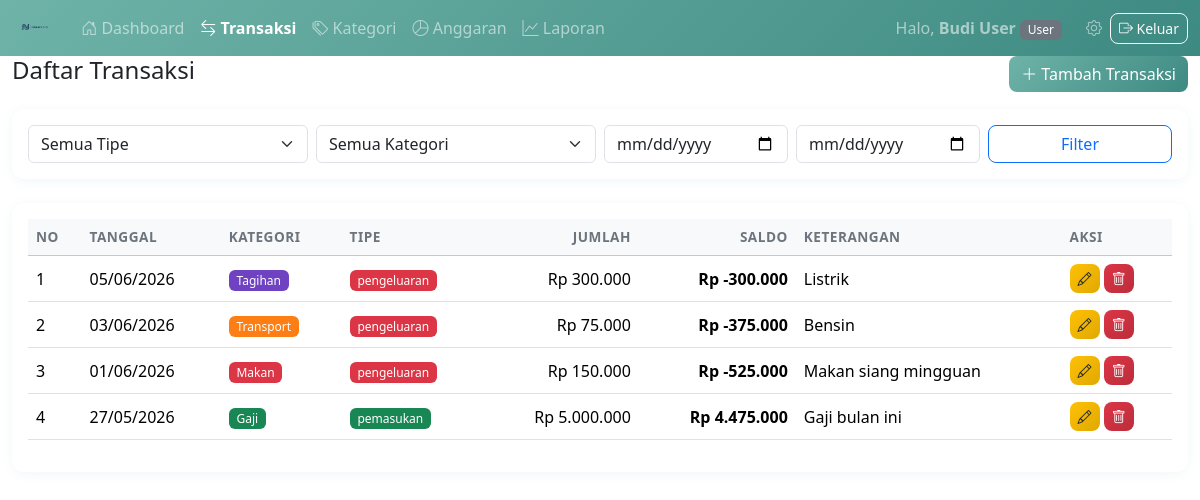
The app's page /pages/transaksi/index.php (signed in) with its own data.
### tables this page shows
CREATE TABLE transaksi (
    id              INT AUTO_INCREMENT PRIMARY KEY,
    user_id         INT NOT NULL,
    kategori_id     INT NOT NULL,
    tipe            ENUM('pemasukan', 'pengeluaran') NOT NULL,
    jumlah          DECIMAL(15,2) NOT NULL,
    mata_uang       VARCHAR(10) NOT NULL DEFAULT 'IDR',
    tanggal         DATE NOT NULL,
    keterangan      TEXT NULL,
    bukti           VARCHAR(255) NULL,
    created_at      DATETIME DEFAULT CURRENT_TIMESTAMP,
    updated_at      DATETIME DEFAULT CURRENT_TIMESTAMP ON UPDATE CURRENT_TIMESTAMP,
    FOREIGN KEY (user_id) REFERENCES users(id) ON DELETE CASCADE,
    FOREIGN KEY (kategori_id) REFERENCES kategori(id) ON DELETE RESTRICT
);

CREATE TABLE kategori (
    id              INT AUTO_INCREMENT PRIMARY KEY,
    user_id         INT NOT NULL,
    nama_kategori   VARCHAR(100) NOT NULL,
    tipe            ENUM('pemasukan', 'pengeluaran') NOT NULL,
    warna           VARCHAR(7) DEFAULT '#6c757d',
    created_at      DATETIME DEFAULT CURRENT_TIMESTAMP,
    FOREIGN KEY (user_id) REFERENCES users(id) ON DELETE CASCADE
);

### pages/transaksi/index.php (the view, shortened to what this page needs)
<?php
require_once '../../includes/header.php';
require_once '../../includes/navbar.php';
$user_id = $_SESSION['user_id'];
$tgl_mulai     = $_GET['tgl_mulai'] ?? '';
$tgl_selesai   = $_GET['tgl_selesai'] ?? '';
$where = "WHERE t.user_id = ?";
$params = [$user_id];
$stmt = $pdo->prepare("
    SELECT t.*, k.nama_kategori, k.warna
    FROM transaksi t
    JOIN kategori k ON t.kategori_id = k.id
    $where
    ORDER BY t.tanggal DESC, t.id DESC
");
$stmt->execute($params);
$transaksis = $stmt->fetchAll();
?>
<div class="container-fluid">
    <div class="d-flex justify-content-between align-items-center mb-3">
        <h4>Daftar Transaksi</h4>
        <a href="add.php" class="btn btn-primary"><i class="bi bi-plus-lg"></i> Tambah Transaksi</a>
    </div>
    <div class="card mb-4">
        <div class="card-body">
            <form method="GET" class="row g-2">
                <div class="col-md-3">
                    <select name="tipe" class="form-select">
                        <option value="">Semua Tipe</option>
                    </select>
                </div>
                <div class="col-md-3">
                    <select name="kategori_id" class="form-select">
                        <option value="">Semua Kategori</option>
                    </select>
                </div>
                <div class="col-md-2">
                    <input type="date" name="tgl_mulai" class="form-control" value="<?= $tgl_mulai ?>" placeholder="Dari">
                </div>
                <div class="col-md-2">
                    <input type="date" name="tgl_selesai" class="form-control" value="<?= $tgl_selesai ?>" placeholder="Sampai">
                </div>
                <div class="col-md-2">
                    <button type="submit" class="btn btn-outline-primary w-100">Filter</button>
                </div>
            </form>
        </div>
    </div>
    <div class="card">
        <div class="card-body table-responsive">
            <table class="table table-hover align-middle">
                <thead class="table-light">
                    <tr>
                        <th>No</th>
                        <th>Tanggal</th>
                        <th>Kategori</th>
                        <th>Tipe</th>
                        <th class="text-end">Jumlah</th>
                        <th class="text-end">Saldo</th>
                        <th>Keterangan</th>
                        <th>Aksi</th>
                    </tr>
                </thead>
                <tbody>
                    <?php if (empty($transaksis)): ?>
                    <tr>
                        <td colspan="8" class="text-center text-muted py-4">Belum ada transaksi.</td>
                    </tr>
                    <?php else: ?>
                    <?php
                    $saldo = 0;
                    $no = 1;
                    foreach ($transaksis as $t):
                        $saldo += ($t['tipe'] == 'pemasukan') ? $t['jumlah'] : -$t['jumlah'];
                    ?>
                    <tr>
                        <td><?= $no++ ?></td>
                        <td><?= date('d/m/Y', strtotime($t['tanggal'])) ?></td>
                        <td>
                            <span class="badge" style="background-color: <?= $t['warna'] ?>">
                                <?= htmlspecialchars($t['nama_kategori']) ?>
                            </span>
                        </td>
                        <td>
                            <span class="badge bg-<?= $t['tipe'] == 'pemasukan' ? 'success' : 'danger' ?>">
                                <?= $t['tipe'] ?>
                            </span>
                        </td>
                        <td class="text-end">Rp <?= number_format($t['jumlah'], 0, ',', '.') ?></td>
                        <td class="text-end fw-bold">Rp <?= number_format($saldo, 0, ',', '.') ?></td>
                        <td><?= htmlspecialchars($t['keterangan'] ?? '') ?></td>
                        <td>
                            <a href="edit.php?id=<?= $t['id'] ?>" class="btn btn-warning btn-sm" title="Edit">
                                <i class="bi bi-pencil"></i>
                            </a>
                            <a href="delete.php?id=<?= $t['id'] ?>" class="btn btn-danger btn-sm" title="Hapus">
                                <i class="bi bi-trash"></i>
                            </a>
                        </td>
                    </tr>
                    <?php endforeach; ?>
                    <?php endif; ?>
                </tbody>
            </table>
        </div>
    </div>
</div>
<?php require_once '../../includes/footer.php'; ?>

### assets/css/style.css (style rules this page uses)
.card { border: none; box-shadow: 0 2px 12px rgba(16, 112, 160, 0.06); border-radius: 12px; transition: box-shadow 0.2s; }
.table th { font-weight: 600; font-size: 0.85rem; text-transform: uppercase; letter-spacing: 0.5px; color: #6c757d; }
.table td { vertical-align: middle; }
.btn { border-radius: 8px; font-weight: 500; transition: all 0.2s; }
.btn-primary { background: linear-gradient(135deg, #6fb3a8, #3d8a82); border: none; }
.btn-danger { background: linear-gradient(135deg, #dc3545, #bb2d3b); border: none; }
.btn-warning { background: linear-gradient(135deg, #ffc107, #e0a800); border: none; color: #212529; }
.badge { font-weight: 500; padding: 0.35em 0.65em; border-radius: 6px; }

### records on screen
transaksi: tanggal "05/06/2026", kategori.nama_kategori "Tagihan", tipe "pengeluaran", jumlah "300.000", saldo "-300.000", keterangan "Listrik"
transaksi: tanggal "03/06/2026", kategori.nama_kategori "Transport", tipe "pengeluaran", jumlah "75.000", saldo "-375.000", keterangan "Bensin"
transaksi: tanggal "01/06/2026", kategori.nama_kategori "Makan", tipe "pengeluaran", jumlah "150.000", saldo "-525.000", keterangan "Makan siang mingguan"
transaksi: tanggal "27/05/2026", kategori.nama_kategori "Gaji", tipe "pemasukan", jumlah "5.000.000", saldo "4.475.000", keterangan "Gaji bulan ini"

### other values on screen
$_SESSION['nama_lengkap'] "Budi User"
$current_role "User"
